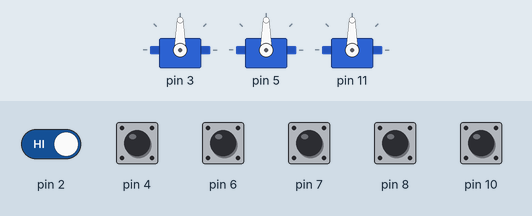
This sketch was run on a simulated Arduino Mega 2560, built with avr-gcc and run on an emulated ATmega2560. On the bench: 3 × servo. Inputs (shaded band) come from the test bench; at power-on: pin 2, pin 4, pin 6–8, pin 10 HIGH.

Above: at 1.2 s.
1.3 s: pin 6 pulled LOW for 0.15 s
At 2.2 s:
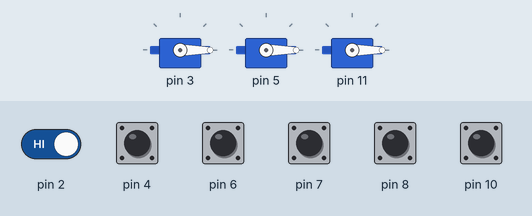
2.9 s: pin 2 driven LOW and pin 6 driven LOW
At 3.4 s:
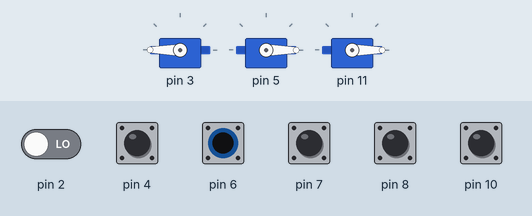
4.4 s: pin 4 pulled LOW for 0.15 s
At 4.47 s:
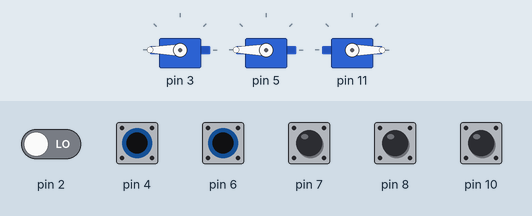
6.0 s: pin 10 pulled LOW for 0.15 s
At 6.07 s:
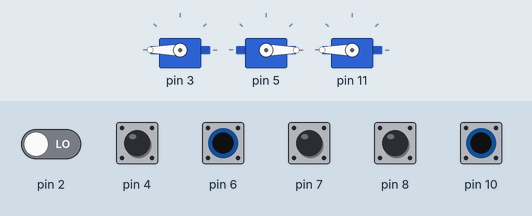
7.6 s: pin 2 driven HIGH
At 8.2 s:
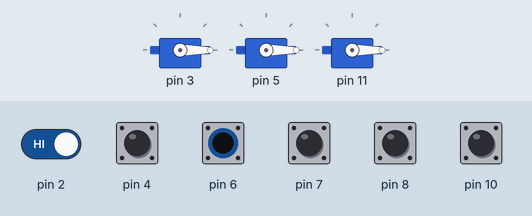
9.1 s: pin 4 pulled LOW for 1 s
At 9.9 s:
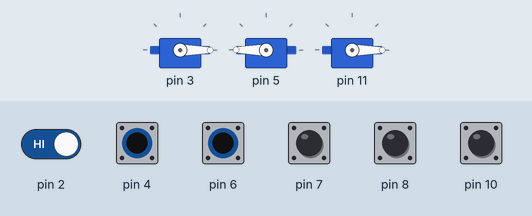
Timing chart, 0 to 12.1 s (numbered marks = the images above; inputs shaded):
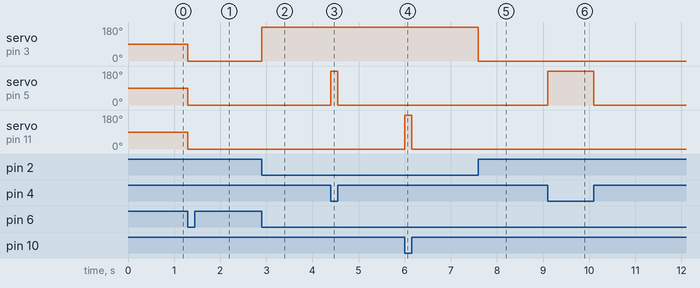

The sketch:

sketch_170728ServoSerial_Perfume.ino
```cpp
/*
  Servo(s) control via Serial, Button for caps of perfume bottles
  movie: https://youtu.be/TcauUesZbas
  modified 2017/July/28
  by Tada Matz
*/

#include <Servo.h>

class ButtonServo : public Servo {
  public:
    int buttonPin;
    int pastButtonState;
    int servoPin;
    int servoVal;
    void registerPin(int _buttonPin, int _servoPin) {
      buttonPin = _buttonPin;
      pastButtonState = HIGH;
      servoPin = _servoPin;
      servoVal = 0;
      pinMode(buttonPin, INPUT_PULLUP);
      attach(servoPin);
    }
    boolean isButtonPushed() {
      if (digitalRead(buttonPin) == LOW) return true;
      else return false;
    }
    boolean isButtonClicked() {
      int currentButtonState = digitalRead(buttonPin);
      if (pastButtonState == HIGH && currentButtonState == LOW) servoVal = 180 - servoVal;
      pastButtonState = currentButtonState;
    }
    void rotateByPush() {
      if (isButtonPushed()) write(180);
      else write(0);
    }
    void rotateByClick() {
      isButtonClicked();
      write(servoVal);
    }
};

ButtonServo bss[3];

void rotateBySerial() { // example command : S1180 means that the servo whose id = 1 rotates 180 degrees
  if (Serial1.available() > 0) {
    String inputStr = Serial1.readStringUntil("\n");
    if (inputStr.charAt(0) == 'S') {
      int servoId = (int)(inputStr.charAt(1) - '0');
      if (0 <= servoId && servoId < sizeof(bss) / sizeof(bss[0])) {
        int val = inputStr.substring(2, 5).toInt();
        val = constrain(val, 0, 180);     // scale it to use it with the servo (value between 0 and 180)
        bss[servoId].write(val);                  // sets the servo position according to the scaled value
      }
    }
  }
}

void setup() {
  bss[0].registerPin(2, 3);
  bss[1].registerPin(4, 5);
  bss[2].registerPin(10, 11);
  Serial1.begin(9600);

  //optinal mode selection hardware
  pinMode(6, INPUT_PULLUP);
  pinMode(7, INPUT_PULLUP);
  pinMode(8, INPUT_PULLUP);
}

void loop() {
  // choose a way of control from Push, Click, or Serial.
  //  for (int i = 0; i < sizeof(bss) / sizeof(bss[0]); i++) bss[i].rotateByPush();
  //  for (int i = 0; i < sizeof(bss) / sizeof(bss[0]); i++) bss[i].rotateByClick();
  //  rotateBySerial();

  //optinal mode selection hardware
  if (digitalRead(6) == LOW) for (int i = 0; i < sizeof(bss) / sizeof(bss[0]); i++) bss[i].rotateByPush();
  else if (digitalRead(7) == LOW) for (int i = 0; i < sizeof(bss) / sizeof(bss[0]); i++) bss[i].rotateByClick();
  else if (digitalRead(8) == LOW) rotateBySerial();
}
```

Measured:
- after the input at 1.3 s, servo on pin 3, servo on pin 5, servo on pin 11: 90° → 0° at once
- after the input at 2.9 s, servo on pin 3: 0° → 180° at once
- after the input at 4.4 s, servo on pin 5: 0° → 180° at once, → 0° 0.15 s later
- after the input at 6.0 s, servo on pin 11: 0° → 180° at once, → 0° 0.15 s later
- after the input at 7.6 s, servo on pin 3: 180° → 0° at once
- after the input at 9.1 s, servo on pin 5: 0° → 180° at once, → 0° 1.0 s later
